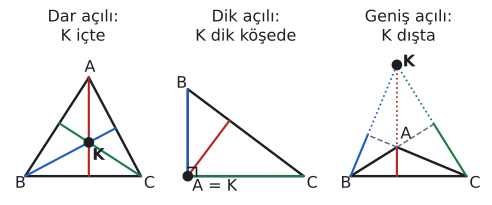

Reproduce this figure in Python.
import sys; sys.path.insert(0, "tools")
from cizim import *

def uz(P, Q): return round(float(np.linalg.norm(np.asarray(P) - np.asarray(Q))), 3)
def kenar(ax, P, Q, metin, G, d=0.45, renk=YAZI, fs=13):
    """[PQ] kenarının ortasına, G'nin ters tarafına etiket."""
    P, Q = np.asarray(P, float), np.asarray(Q, float); M = (P + Q) / 2
    u = (Q - P) / np.linalg.norm(Q - P); v = np.array([-u[1], u[0]])
    if np.dot(v, M - np.asarray(G)) < 0: v = -v
    ax.text(*(M + d * v), metin, ha="center", va="center", color=renk, fontsize=fs)
def dik_ayak(P, Q, R):
    """R noktasından PQ doğrusuna inen dikmenin ayağı."""
    P, Q, R = (np.asarray(t, float) for t in (P, Q, R))
    u = (Q - P) / np.linalg.norm(Q - P); return P + np.dot(R - P, u) * u
def dik(ax, ayak, p1, p2, k=0.3, renk=YAZI):
    """ayak noktasında, ayak->p1 ve ayak->p2 yönleri arasında dik açı karesi."""
    ayak = np.asarray(ayak, float)
    u = (np.asarray(p1) - ayak) / np.linalg.norm(np.asarray(p1) - ayak); v = (np.asarray(p2) - ayak) / np.linalg.norm(np.asarray(p2) - ayak)
    ax.plot(*zip(ayak + k * u, ayak + k * (u + v), ayak + k * v), color=renk, lw=1.2)
def centik(ax, P, Q, n=1, renk=YAZI, L=0.18, ara=0.12):
    """[PQ] ortasına n tane eşlik çentiği."""
    P, Q = np.asarray(P, float), np.asarray(Q, float); M = (P + Q) / 2
    u = (Q - P) / np.linalg.norm(Q - P); v = np.array([-u[1], u[0]])
    for i in range(n):
        c = M + (i - (n - 1) / 2) * ara * u
        ax.plot(*zip(c - L * v, c + L * v), color=renk, lw=1.3)

# Yüksekliklerin kesim noktası K: dar açılıda içte, dik açılıda dik köşede, geniş açılıda dışta.
def ciz(ax, A, B, C, uzat=False):
    ax.set_aspect("equal"); ax.axis("off")
    ax.plot(*zip(A, B, C, A), color=YAZI, lw=1.8)
    Fa, Fb, Fc = dik_ayak(B, C, A), dik_ayak(C, A, B), dik_ayak(A, B, C)
    M = np.array([C - B, A - C]); K = np.linalg.solve(M, np.array([np.dot(C - B, A), np.dot(A - C, B)]))
    for P, F, rk in ((A, Fa, KIRMIZI), (B, Fb, MAVI), (C, Fc, YESIL)):
        ax.plot(*zip(P, F), color=rk, lw=1.6)
        if uzat:
            ax.plot(*zip(F, K) if np.linalg.norm(F - P) < np.linalg.norm(K - P) else zip(P, K), color=rk, lw=1.3, ls=":")
    if uzat:
        ax.plot(*zip(A, Fb), color=SOLUK, lw=1.1, ls="--"); ax.plot(*zip(A, Fc), color=SOLUK, lw=1.1, ls="--")
    nokta(ax, *K, "", renk=YAZI)
    return K
fig, axs = plt.subplots(1, 3, figsize=(6.4, 2.9))
# dar
A, B, C = np.array([2.2, 3.4]), np.array([0.0, 0.0]), np.array([4.0, 0.0])
K = ciz(axs[0], A, B, C)
for P, ad, d in ((A, "A", (-0.15, 0.2)), (B, "B", (-0.35, -0.4)), (C, "C", (0.1, -0.4))): axs[0].text(P[0] + d[0], P[1] + d[1], ad, fontsize=12)
axs[0].text(K[0] + 0.12, K[1] - 0.6, "K", fontsize=12, fontweight="bold")
axs[0].set_title("Dar açılı:\nK içte", fontsize=12, color=YAZI)
# dik (A = 90)
A, B, C = np.array([0.0, 0.0]), np.array([0.0, 3.0]), np.array([4.0, 0.0])
K = ciz(axs[1], A, B, C)
dik(axs[1], A, B, C, k=0.3)
for P, ad, d in ((A, "A = K", (0.15, -0.5)), (B, "B", (-0.4, 0.05)), (C, "C", (0.1, -0.4))): axs[1].text(P[0] + d[0], P[1] + d[1], ad, fontsize=12)
axs[1].set_title("Dik açılı:\nK dik köşede", fontsize=12, color=YAZI)
# geniş (A geniş)
A, B, C = np.array([1.6, 1.0]), np.array([0.0, 0.0]), np.array([4.0, 0.0])
K = ciz(axs[2], A, B, C, uzat=True)
for P, ad, d in ((A, "A", (0.12, 0.3)), (B, "B", (-0.35, -0.4)), (C, "C", (0.1, -0.4))): axs[2].text(P[0] + d[0], P[1] + d[1], ad, fontsize=12)
axs[2].text(K[0] + 0.2, K[1] - 0.05, "K", fontsize=12, fontweight="bold")
axs[2].set_title("Geniş açılı:\nK dışta", fontsize=12, color=YAZI)
print("K genis", K)
for a in axs: a.set_xlim(-0.6, 4.6); a.set_ylim(-0.7, 4.4)
axs[2].set_ylim(-0.7, max(4.4, K[1] + 0.4))
fig.subplots_adjust(wspace=0.08)
kaydet(fig, __file__)
